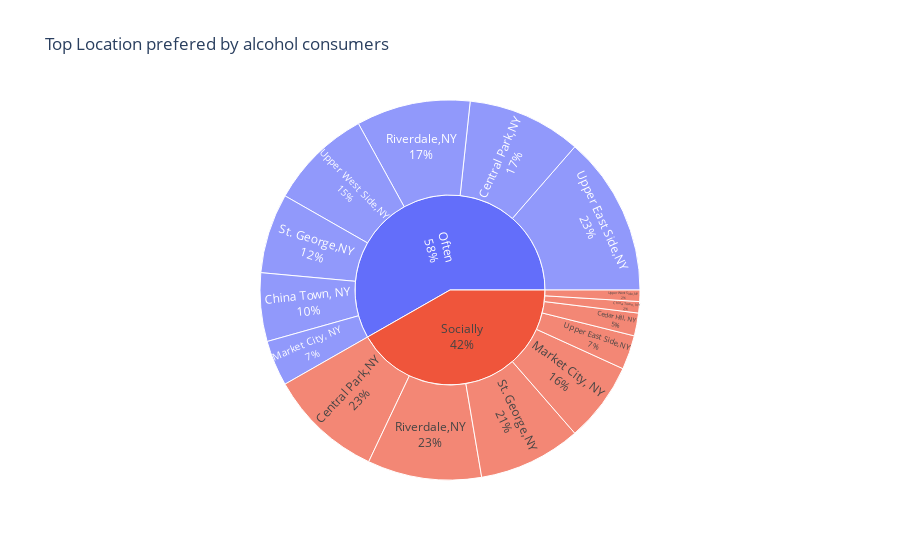

Notebook cell for this chart:
### Code cell
fig=px.sunburst(alcohol_combo,
                path=['Alcohol','Location'],
                values='count',
                title="Top Location prefered by alcohol consumers")
fig.update_traces(textinfo='label+percent parent')
fig.update_layout(height=450)
fig.show()

### Figure 1 — Plotly figure (JSON) as saved in the notebook; plotly's stock layout.template omitted (floating-point values rounded to 4 significant figures)
{"data": [{"branchvalues": "total", "domain": {"x": [0, 1], "y": [0, 1]}, "hovertemplate": "labels=%{label}<br>count=%{value}<br>parent=%{parent}<br>id=%{id}<extra></extra>", "ids": ["Socially/Cedar Hill, NY", "Often/Central Park,NY", "Socially/Central Park,NY", "Often/China Town, NY", "Socially/China Town, NY", "Often/Market City, NY", "Socially/Market City, NY", "Often/Riverdale,NY", "Socially/Riverdale,NY", "Often/St. George,NY", "Socially/St. George,NY", "Often/Upper East Side,NY", "Socially/Upper East Side,NY", "Often/Upper West Side,NY", "Socially/Upper West Side,NY", "Often", "Socially"], "labels": ["Cedar Hill, NY", "Central Park,NY", "Central Park,NY", "China Town, NY", "China Town, NY", "Market City, NY", "Market City, NY", "Riverdale,NY", "Riverdale,NY", "St. George,NY", "St. George,NY", "Upper East Side,NY", "Upper East Side,NY", "Upper West Side,NY", "Upper West Side,NY", "Often", "Socially"], "level": "a5ef0a", "name": "", "parents": ["Socially", "Often", "Socially", "Often", "Socially", "Often", "Socially", "Often", "Socially", "Often", "Socially", "Often", "Socially", "Often", "Socially", "", ""], "textinfo": "label+percent parent", "type": "sunburst", "values": [2, 10, 10, 6, 1, 4, 7, 10, 10, 7, 9, 14, 3, 9, 1, 60, 43]}], "layout": {"autosize": true, "legend": {"tracegroupgap": 0}, "title": {"text": "Top Location prefered by alcohol consumers"}}}
